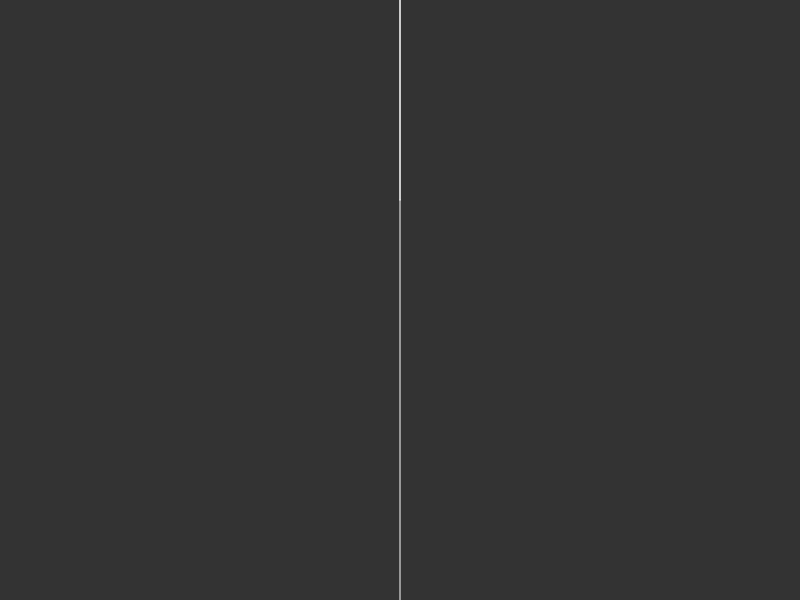
Frame 1 (no input)
Frame 60 (no input): identical to frame 1, image omitted
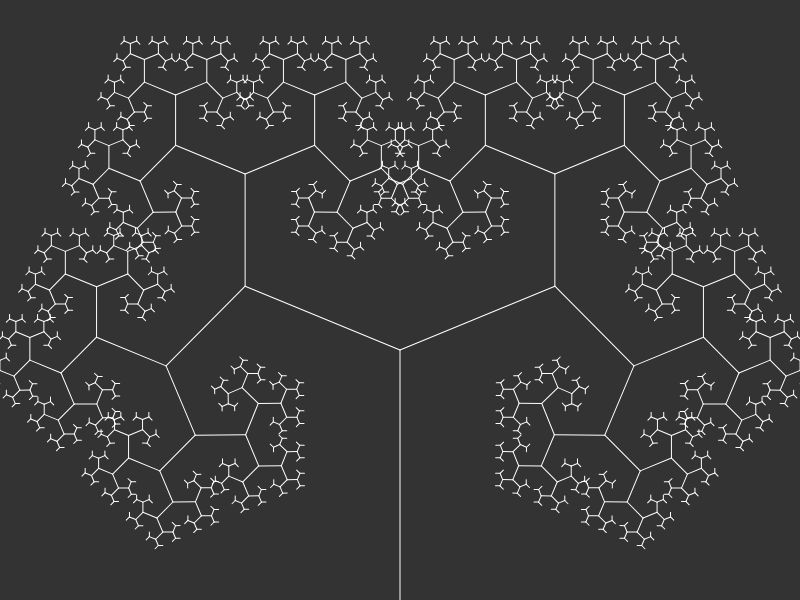
Frame 120 (the mouse pressed at the canvas centre since frame 60)

The p5.js sketch that drew these frames (run headless with seeded random() and noise() and a simulated clock; from frame 60 on, the mouse is pressed at the canvas centre):

// p5.js sketch
// ── sketch.js
var len = 250;
var angle = 0; // Calculating 45deg. 
var detail = 6;
var slider;
var cnv;

function setup() {
  createCanvas(displayWidth, displayHeight);
  //slider = createSlider(0,2.36, PI / 2, 0.01);  // Creating slider to choose values between 0 and 45deg. and step-size 0.01 .
  len = height * (2/6);
}

function draw() {
  background(51);
  angle = map(mouseX, 0, width, 0, 2.36); //.value(); // Setting angle var. from slider. 
  len = map(mouseY, 0, height, 400, 100);
  translate(width / 2,height);  // Setting up (0,0 co-ord.) init point to middle-bottom of screen.  
  stroke(255);            // Line Color set to white(255).
  branch(len);          
}

function branch(len) {
  line(0,0,0,-len);
  translate(0,-len);      // Moving init point to new drawn line's top.

  if( len > detail) {          // Recursion Base only draw when length is greater than 4 pix.
    push();               //Remeber new tarnslated position.
    rotate(angle);        // Rotation in right side (+angle).
    branch(len * 0.67);   // Recursive call
    pop();                // Forget translated position and snap back to previous pos.
    
    push();   
    rotate(-angle);       // Rotation in left side (-angle).
    branch(len * 0.67);   
    pop();      
  }
    //line(0,0,0,-len * 0.67);       // Drawing new brach and reducing it by 2/3 size.
}
// ── main.css
body {
    padding: 0;
    margin: 0;
  }

#canvas {
    padding: 20px 20px;
}


#ctrlpanel {
    padding: 20px 20px;
}

.sliders {
    background-color: aqua;
}
// ── style.css
header {
    margin: auto;
    background-color:rgb(27, 27, 27);
    padding: 15px;
}

h1 {
    font-family: 'Segoe UI', Tahoma, Geneva, Verdana, sans-serif;
    font-weight: bold;   
    text-align: center;
    color: #fff;
}

body {
    background-color: rgb(167, 167, 167);
}

#cnv {
    align-self: center;
}
